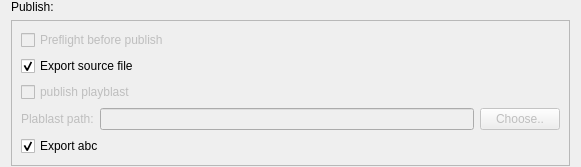
<?xml version="1.0" encoding="UTF-8"?>
<ui version="4.0">
 <class>Form</class>
 <widget class="QWidget" name="Form">
  <property name="geometry">
   <rect>
    <x>0</x>
    <y>0</y>
    <width>581</width>
    <height>167</height>
   </rect>
  </property>
  <property name="windowTitle">
   <string>Form</string>
  </property>
  <layout class="QGridLayout" name="gridLayout">
   <property name="topMargin">
    <number>0</number>
   </property>
   <property name="bottomMargin">
    <number>0</number>
   </property>
   <item row="0" column="0">
    <widget class="QLabel" name="label_2">
     <property name="text">
      <string>Publish:</string>
     </property>
    </widget>
   </item>
   <item row="2" column="0">
    <spacer name="verticalSpacer">
     <property name="orientation">
      <enum>Qt::Vertical</enum>
     </property>
     <property name="sizeHint" stdset="0">
      <size>
       <width>20</width>
       <height>1</height>
      </size>
     </property>
    </spacer>
   </item>
   <item row="1" column="0">
    <widget class="QStackedWidget" name="stackedWidget">
     <property name="frameShape">
      <enum>QFrame::StyledPanel</enum>
     </property>
     <widget class="QWidget" name="Page1">
      <layout class="QVBoxLayout" name="verticalLayout">
       <item>
        <widget class="QCheckBox" name="checkBox_preflight">
         <property name="enabled">
          <bool>false</bool>
         </property>
         <property name="text">
          <string>Preflight before publish</string>
         </property>
         <property name="checked">
          <bool>false</bool>
         </property>
        </widget>
       </item>
       <item>
        <widget class="QCheckBox" name="checkBox_source_file">
         <property name="enabled">
          <bool>true</bool>
         </property>
         <property name="text">
          <string>Export source file</string>
         </property>
         <property name="checked">
          <bool>true</bool>
         </property>
        </widget>
       </item>
       <item>
        <widget class="QCheckBox" name="checkBox">
         <property name="enabled">
          <bool>false</bool>
         </property>
         <property name="text">
          <string>publish playblast</string>
         </property>
         <property name="checked">
          <bool>false</bool>
         </property>
        </widget>
       </item>
       <item>
        <widget class="QWidget" name="widget" native="true">
         <property name="enabled">
          <bool>false</bool>
         </property>
         <layout class="QHBoxLayout" name="horizontalLayout">
          <property name="margin">
           <number>0</number>
          </property>
          <item>
           <widget class="QLabel" name="label">
            <property name="enabled">
             <bool>false</bool>
            </property>
            <property name="text">
             <string>Plablast path:</string>
            </property>
           </widget>
          </item>
          <item>
           <widget class="QLineEdit" name="lineEdit">
            <property name="enabled">
             <bool>false</bool>
            </property>
           </widget>
          </item>
          <item>
           <widget class="QPushButton" name="pushButton">
            <property name="text">
             <string>Choose..</string>
            </property>
           </widget>
          </item>
         </layout>
        </widget>
       </item>
       <item>
        <widget class="QCheckBox" name="checkBox_export_abc">
         <property name="text">
          <string>Export abc</string>
         </property>
         <property name="checked">
          <bool>true</bool>
         </property>
        </widget>
       </item>
       <item>
        <layout class="QVBoxLayout" name="verticalLayout_abc"/>
       </item>
      </layout>
     </widget>
    </widget>
   </item>
  </layout>
 </widget>
 <resources/>
 <connections/>
</ui>
